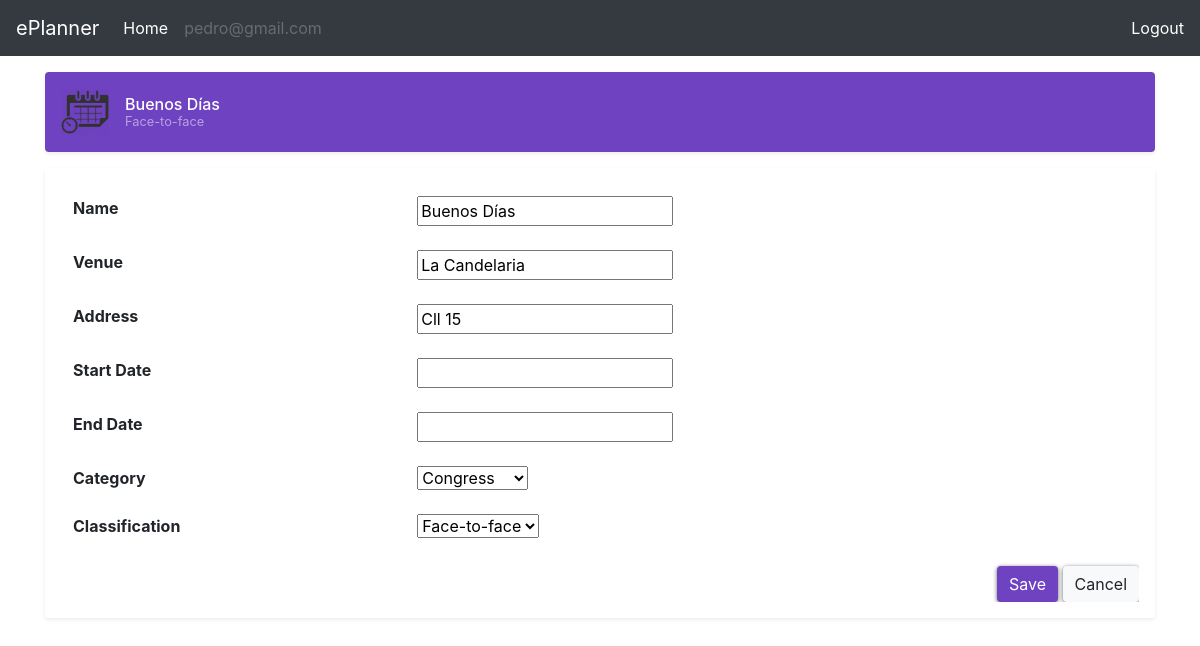
The app's page /event/update/1/ (signed in) with its own data.
### authentication/models.py (models this page shows, shortened)
class Account(AbstractBaseUser,PermissionsMixin):
    email = models.EmailField(_('email address'),unique=True, blank=True)
    date_joined = models.DateTimeField(_('date joined'), default=timezone.now)
    is_active = True
    objects = AccountManager()
    USERNAME_FIELD = 'email'
    class Meta:
        verbose_name = _('user')
        verbose_name_plural = _('users')

### event/models.py (models this page shows, shortened)
class Event(models.Model):
    CONFERENCE = 'Conference'
    SEMINAR = 'Seminar'
    CONGRESS = 'Congress'
    COURSE = 'Course'
    CATEGORY_CHOICES = (
        (CONFERENCE, 'Conference'),
        (SEMINAR, 'Seminar'),
        (CONGRESS, 'Congress'),
        (COURSE, 'Course')
    )
    FACE = 'Face-to-face'
    VIRTUAL = 'Virtual'
    CLASSIFICATION_CHOICES = (
        (FACE, 'Face-to-face'),
        (VIRTUAL, 'Virtual')
    )
    user = models.ForeignKey(Account, on_delete=models.CASCADE, null=True, blank=True)
    name = models.CharField(max_length=200,null=True,blank=True)
    venue = models.CharField(max_length=200,null=True,blank=True)
    address = models.CharField(max_length=200,null=True,blank=True)
    start_date = models.DateTimeField(null=True,blank=True)
    end_date = models.DateTimeField(null=True,blank=True)
    category = models.CharField(
        max_length=100,
        choices=CATEGORY_CHOICES,
        default=CONGRESS
    )
    classification = models.CharField(
        max_length=100,
        choices=CLASSIFICATION_CHOICES,
        default=FACE
    )
    created_at = models.DateTimeField(auto_now_add=True)
    class Meta:
        ordering = ['-created_at']

### event/views.py (the view, shortened to what this page needs)
# urls.py: path('update/<int:pk>/', EventUpdate.as_view(), name='update'),
class EventUpdate(LoginRequiredMixin,UpdateView):
    model = Event
    fields = [
        'name','venue','address','start_date','end_date',
        'category','classification'
    ]
    login_url = 'authentication:login'
    redirect_field_name = 'redirect_to'
    def get_queryset(self):
        if self.queryset is None:
            if self.model:
                return self.model._default_manager.filter(user=self.request.user)
        return self.queryset.all()

### event/templates/event/event_form.html (shortened to what this page needs)
{% extends 'base.html' %}
{% load static %}
{% block default-css %}
{{ block.super }}
{% endblock %}
{% block custom-css %}
{{ block.super }}
<link href="{% static 'plugins/bootstrap-4.1.3-dist/css/offcanvas.css' %}" rel="stylesheet">
{% endblock %}
{% block default-navbar %}
{{ block.super }}
{% endblock %}
{% block content %}
<main role="main" class="container">
  {% if object %}
  <div class="d-flex align-items-center p-3 my-3 text-white-50 bg-purple rounded shadow-sm">
    <img class="mr-3" src="{% static 'images/event-detail.png' %}" alt="" width="48" height="48">
    <div class="lh-100">
      <h6 class="mb-0 text-white lh-100">{{ object.name }}</h6>
      <small>{{ object.classification }}</small>
    </div>
  </div>
  {% endif %}
  <div class="my-3 p-3 bg-white rounded shadow-sm">
    <form method="post">{% csrf_token %}
        <div class="table-responsive">
          <table class="table table-borderless">
            <tbody>
              {% for field in form %}
              <tr>
                <td><strong>{{ field.label|title }}</strong></td>
                <td>{{ field }}</td>
              </tr>
              {% endfor %}
            </tbody>
          </table>
          <div class="text-right">
            <input class="btn bg-purple text-white custom-shadow" type="submit" value="Save">
            <button onclick="window.history.back();" class="btn btn-light custom-shadow" type="button">Cancel</button>
          </div>
        </div>
    </form>
  </div>
</main>
{% endblock %}

### templates/base.html (shortened to what this page needs)
{% load static %}
<!doctype html>
<html lang="en">
  <head>
    {% block default-css %}
    <link href="{% static 'plugins/bootstrap-4.1.3-dist/css/bootstrap.min.css' %}" rel="stylesheet">
    <link href="{% static 'plugins/bootstrap-4.1.3-dist/css/navbar-top-fixed.css' %}" rel="stylesheet">
    {% endblock %}
    {% block custom-css %}
    <link href="{% static 'css/custom.css' %}" rel="stylesheet">
    {% endblock %}
  </head>
  <body>
    {% block default-navbar %}
    <nav class="navbar navbar-expand-md navbar-dark fixed-top bg-dark">
      <a class="navbar-brand" href="#">ePlanner</a>
      <div class="collapse navbar-collapse" id="navbarCollapse">
        <ul class="navbar-nav mr-auto">
          <li class="nav-item active">
            <a class="nav-link" href="{% url 'index:home' %}">Home </a>
          </li>
          <li class="nav-item">
            <a class="nav-link disabled">{{ user.email }}</a>
          </li>
        </ul>
        <div>
          <a class="text-white" href="{% url 'authentication:logout' %}">Logout</a>
        </div>
      </div>
    </nav>
    {% endblock %}
    {% block content %}
    {% endblock %}
  </body>
</html>

### static/css/custom.css (style rules this page uses)
.custom-shadow { border: none; box-shadow: 0 1px 4px rgba(0, 0, 0, .6); }

### records on screen
Account: email "pedro@gmail.com"
Event: name "Buenos Días", classification "Face-to-face", form "Buenos Días" "La Candelaria" "Cll 15" "Congress" "Face-to-face"

### other values on screen
{{ field.label|title }} "Name" "Venue" "Address" "Start Date" "End Date" "Category" "Classification"
